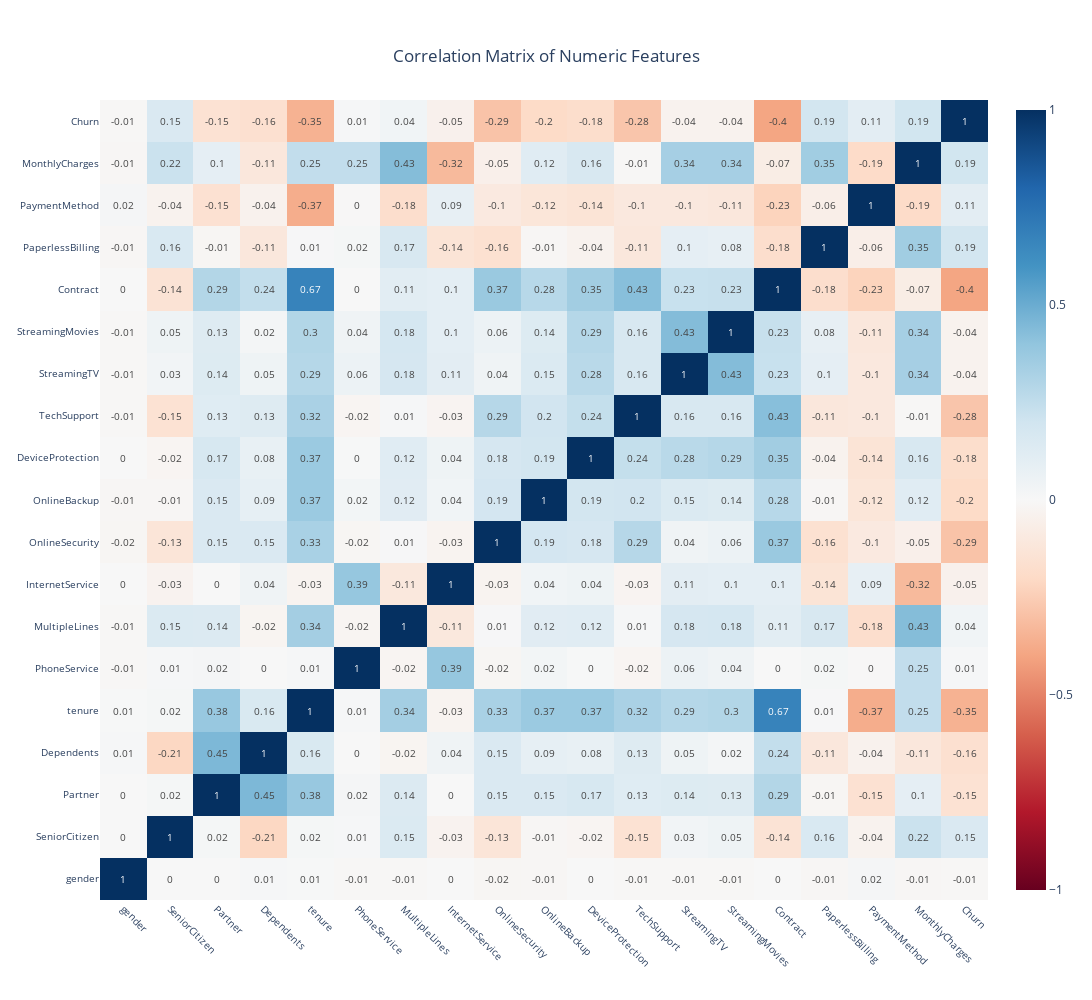

Notebook cell for this chart:
### Markdown cell above
### Correlation Heatmap

### Code cell
# Get only numeric columns
numeric_columns = df_encoded.select_dtypes(include=['int64', 'float64']).columns
correlation_matrix = df_encoded[numeric_columns].corr(method='pearson')

# Create heatmap
fig = go.Figure(data=go.Heatmap(
    z=correlation_matrix,
    x=correlation_matrix.columns,
    y=correlation_matrix.columns,
    text=correlation_matrix.round(2),
    texttemplate='%{text}',
    textfont={"size": 10},
    hoverongaps=False,
    colorscale='RdBu',
    zmid=0,
    showscale=True
))

# Update layout
fig.update_layout(
    title={
        'text': 'Correlation Matrix of Numeric Features',
        'y':0.95,
        'x':0.5,
        'xanchor': 'center',
        'yanchor': 'top'
    },
    width=1400,
    height=1000,
    xaxis={
        'tickangle': 45,
        'tickfont': {'size': 10}
    },
    yaxis={
        'tickangle': 0,
        'tickfont': {'size': 10}
    },
    margin=dict(t=100, l=100, r=100, b=100)  # Adjust margins
)

# Add hover template
fig.update_traces(
    hovertemplate="X: %{x}<br>Y: %{y}<br>Correlation: %{text}<extra></extra>"
)

# Display
fig.show()

### Figure 1 — Plotly figure (JSON) as saved in the notebook; plotly's stock layout.template omitted (floating-point values rounded to 4 significant figures; data arrays with more than 128 entries replaced by an {"elided": "..."} marker saying what was removed)
{"data": [{"colorscale": [[0, "rgb(103,0,31)"], [0.1, "rgb(178,24,43)"], [0.2, "rgb(214,96,77)"], [0.3, "rgb(244,165,130)"], [0.4, "rgb(253,219,199)"], [0.5, "rgb(247,247,247)"], [0.6, "rgb(209,229,240)"], [0.7, "rgb(146,197,222)"], [0.8, "rgb(67,147,195)"], [0.9, "rgb(33,102,172)"], [1, "rgb(5,48,97)"]], "hoverongaps": false, "hovertemplate": "X: %{x}<br>Y: %{y}<br>Correlation: %{text}<extra></extra>", "showscale": true, "text": {"elided": "19x19 float values"}, "textfont": {"size": 10}, "texttemplate": "%{text}", "type": "heatmap", "x": ["gender", "SeniorCitizen", "Partner", "Dependents", "tenure", "PhoneService", "MultipleLines", "InternetService", "OnlineSecurity", "OnlineBackup", "DeviceProtection", "TechSupport", "StreamingTV", "StreamingMovies", "Contract", "PaperlessBilling", "PaymentMethod", "MonthlyCharges", "Churn"], "y": ["gender", "SeniorCitizen", "Partner", "Dependents", "tenure", "PhoneService", "MultipleLines", "InternetService", "OnlineSecurity", "OnlineBackup", "DeviceProtection", "TechSupport", "StreamingTV", "StreamingMovies", "Contract", "PaperlessBilling", "PaymentMethod", "MonthlyCharges", "Churn"], "z": {"elided": "19x19 float values"}, "zmid": 0}], "layout": {"height": 1000, "margin": {"b": 100, "l": 100, "r": 100, "t": 100}, "title": {"text": "Correlation Matrix of Numeric Features", "x": 0.5, "xanchor": "center", "y": 0.95, "yanchor": "top"}, "width": 1400, "xaxis": {"tickangle": 45, "tickfont": {"size": 10}}, "yaxis": {"tickangle": 0, "tickfont": {"size": 10}}}}
